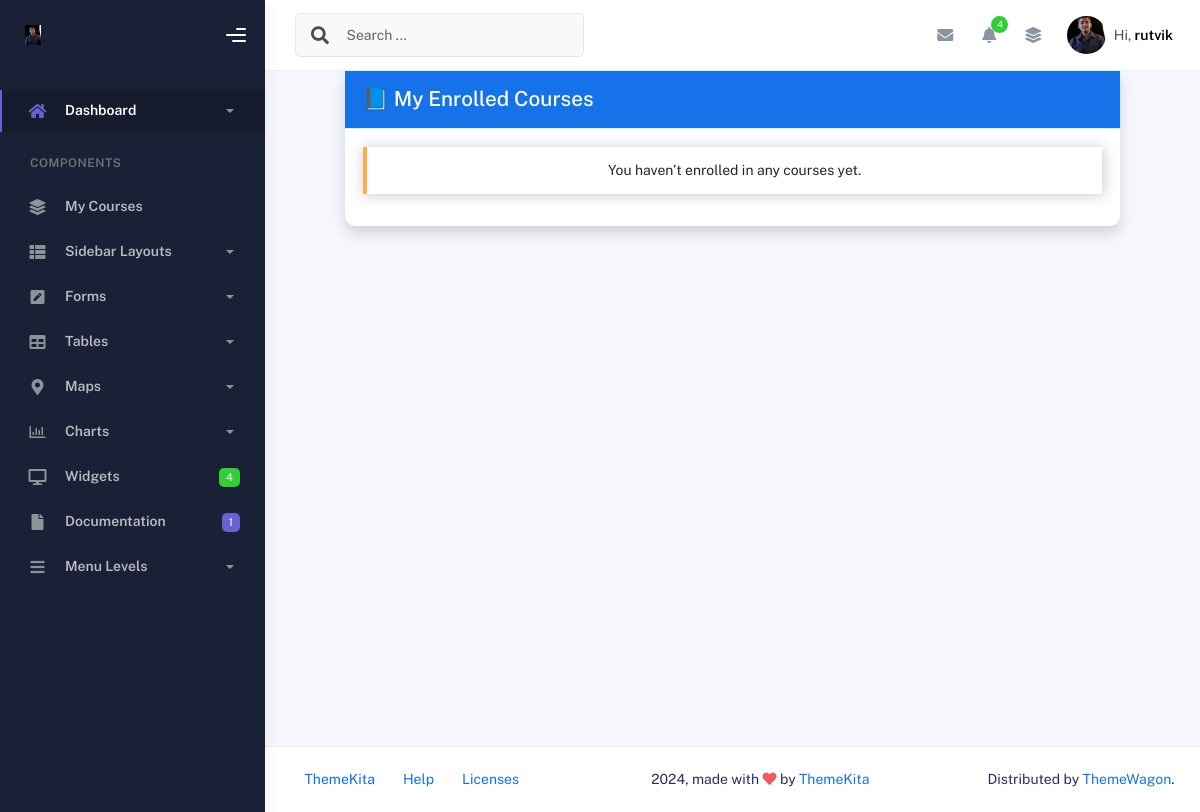
The app's page /student/student-course/ (signed in) with its own data.
### dashboard/models.py (models this page shows, shortened)
class User(AbstractUser):
    GENDER_CHOICES = [
        ('M', 'Male'),
        ('F', 'Female'),
        ('O', 'Other'),
    ]
    ROLE_CHOICES = [
        ('admin', 'Admin'),
        ('staff', 'Staff'),
        ('student', 'Student'),
    ]
    phone = models.CharField(max_length=15 ,blank=True,null=True)
    gender = models.CharField(max_length=1, choices=GENDER_CHOICES,blank=True,null=True)
    dob = models.DateField(verbose_name='Date of Birth', null=True, blank=True)
    profile_picture = models.ImageField(upload_to='students/', blank=True, null=True)
    role = models.CharField(max_length=10, choices=ROLE_CHOICES)
    enroll_number = models.CharField(max_length=20, unique=True, blank=True, null=True)
    objects = StudentUserManager()

### student_dashboard/views.py (the view)
# urls.py: path('student-course/', MyCoursesView.as_view(), name='student-course'),
class MyCoursesView(LoginRequiredMixin, ListView):
    model = BookedCourse
    template_name = 'student_dashboard/student_course.html'
    context_object_name = 'courses'
    def get_queryset(self):
        return BookedCourse.objects.select_related('course').filter(
            students=self.request.user
        ).order_by('-created_at')

### student_dashboard/templates/student_dashboard/student_course.html
{% extends 'student_dashboard/base.html' %}
{% load static %}
{% block content %}
<div class="container py-5">
  <div class="row justify-content-center">
    <div class="col-lg-10">
      <div class="card shadow border-0">
        <div class="card-header bg-primary text-white">
          <h4 class="mb-0">📘 My Enrolled Courses</h4>
        </div>
        <div class="card-body">
          {% if courses %}
            <div class="table-responsive">
              <table class="table table-striped align-middle">
                <thead class="table-light">
                  <tr>
                    <th>Course</th>
                    <th>Batch</th>
                    <th>Faculty</th>
                    <th>Booked On</th>
                    <th>Action</th>
                  </tr>
                </thead>
                <tbody>
                  {% for booking in courses %}
                    <tr>
                    <td><strong>{{ booking.course.name }}</strong></td>
                    <td>{{ booking.get_batch_display }}</td>
                    <td>{{ booking.staff.get_full_name|default:"Not Assigned" }}</td>
                    <td>{{ booking.created_at|date:"M d, Y - h:i A" }}</td>
                    <td>
                        {% if booking.course.pk %}
                        <a href="{% url 'student_course_details'  booking.pk %}" class="btn btn-sm btn-outline-primary">
                            Details
                        </a>
                        {% else %}
                        <span class="text-muted">No course assigned</span>
                        {% endif %}
                    </td>
                    </tr>
                    {% endfor %}
                </tbody>
              </table>
            </div>
          {% else %}
            <div class="alert alert-warning text-center" role="alert">
              You haven’t enrolled in any courses yet.
            </div>
          {% endif %}
        </div>
      </div>
    </div>
  </div>
</div>
{% endblock %}

### student_dashboard/templates/student_dashboard/sidebar.html (shortened to what this page needs)
{% load static %}
<div class="wrapper">
      <div class="sidebar" data-background-color="dark">
        <div class="sidebar-logo">
       <div class="logo-header" data-background-color="dark">
 <a href="{% url 'index' %}" class="logo">
  {% if request.user.is_authenticated and request.user.profile_picture %}
    <img src="{{ request.user.profile_picture.url }}" alt="navbar brand" class="navbar-brand" height="20" />
  {% else %}
    <img src="{% static 'dashboard/img/profile.jpg' %}" alt="navbar brand" class="navbar-brand" height="20" />
  {% endif %}
</a>
            <div class="nav-toggle">
              <button class="btn btn-toggle toggle-sidebar">
                <i class="gg-menu-right"></i>
              </button>
            </div>
          </div>
        </div>
        <div class="sidebar-wrapper scrollbar scrollbar-inner">
          <div class="sidebar-content">
            <ul class="nav nav-secondary">
              <li class="nav-item active">
                <a
                  data-bs-toggle="collapse"
                  href="#dashboard"
                  class="collapsed"
                  aria-expanded="false"
                >
                  <i class="fas fa-home"></i>
                  <p>Dashboard</p>
                  <span class="caret"></span>
                </a>
              </li>
              <li class="nav-section">
                <h4 class="text-section">Components</h4>
              </li>
              <li class="nav-item">
              <a href="{% url 'student-course' %}">
                <i class="fas fa-layer-group"></i>
                <p>My Courses</p>
              </a>
              </li>
              <li class="nav-item">
                <a data-bs-toggle="collapse" href="#sidebarLayouts">
                  <i class="fas fa-th-list"></i>
                  <p>Sidebar Layouts</p>
                  <span class="caret"></span>
                </a>
              </li>
              <li class="nav-item">
                <a data-bs-toggle="collapse" href="#forms">
                  <i class="fas fa-pen-square"></i>
                  <p>Forms</p>
                  <span class="caret"></span>
                </a>
              </li>
              <li class="nav-item">
                <a data-bs-toggle="collapse" href="#tables">
                  <i class="fas fa-table"></i>
                  <p>Tables</p>
                  <span class="caret"></span>
                </a>
              </li>
              <li class="nav-item">
                <a data-bs-toggle="collapse" href="#maps">
                  <i class="fas fa-map-marker-alt"></i>
                  <p>Maps</p>
                  <span class="caret"></span>
                </a>
              </li>
              <li class="nav-item">
                <a data-bs-toggle="collapse" href="#charts">
                  <i class="far fa-chart-bar"></i>
                  <p>Charts</p>
                  <span class="caret"></span>
                </a>
              </li>
              <li class="nav-item">
                <a href="widgets.html">
                  <i class="fas fa-desktop"></i>
                  <p>Widgets</p>
                  <span class="badge badge-success">4</span>
                </a>
              </li>
              <li class="nav-item">
                <a href="../../documentation/index.html">
                  <i class="fas fa-file"></i>
                  <p>Documentation</p>
                  <span class="badge badge-secondary">1</span>
                </a>
              </li>
              <li class="nav-item">
                <a data-bs-toggle="collapse" href="#submenu">
                  <i class="fas fa-bars"></i>
                  <p>Menu Levels</p>
                  <span class="caret"></span>
                </a>
              </li>
            </ul>
          </div>
        </div>
      </div>
      <div class="main-panel">
        <div class="main-header">
          <nav
            class="navbar navbar-header navbar-header-transparent navbar-expand-lg border-bottom"
          >
            <div class="container-fluid">
              <nav
                class="navbar navbar-header-left navbar-expand-lg navbar-form nav-search p-0 d-none d-lg-flex"
              >
                <div class="input-group">
                  <div class="input-group-prepend">
                    <button type="submit" class="btn btn-search pe-1">
                      <i class="fa fa-search search-icon"></i>
                    </button>
                  </div>
                  <input
                    type="text"
                    placeholder="Search ..."
                    class="form-control"
                  />
                </div>
              </nav>
              <ul class="navbar-nav topbar-nav ms-md-auto align-items-center">
                <li class="nav-item topbar-icon dropdown hidden-caret">
                  <a
                    class="nav-link dropdown-toggle"
                    href="#"
                    id="messageDropdown"
                    role="button"
                    data-bs-toggle="dropdown"
                    aria-haspopup="true"
                    aria-expanded="false"
                  >
                    <i class="fa fa-envelope"></i>
                  </a>
                </li>
                <li class="nav-item topbar-icon dropdown hidden-caret">
                  <a
                    class="nav-link dropdown-toggle"
                    href="#"
                    id="notifDropdown"
                    role="button"
                    data-bs-toggle="dropdown"
                    aria-haspopup="true"
                    aria-expanded="false"
                  >
                    <i class="fa fa-bell"></i>
                    <span class="notification">4</span>
                  </a>
                </li>
                <li class="nav-item topbar-icon dropdown hidden-caret">
                  <a
                    class="nav-link"
                    data-bs-toggle="dropdown"
                    href="#"
                    aria-expanded="false"
                  >
                    <i class="fas fa-layer-group"></i>
                  </a>
                </li>
                <li class="nav-item topbar-user dropdown hidden-caret">
                  <a
                    class="dropdown-toggle profile-pic"
                    data-bs-toggle="dropdown"
                    href="#"
                    aria-expanded="false"
                  >
                    <div class="avatar-sm">
                    {% if request.user.is_authenticated and request.user.profile_picture %}
                      <img
                        src="{{ request.user.profile_picture.url }}"
                        alt="..."
                        class="avatar-img rounded-circle"
                      />
                    {% else %}
                      <img
                        src="{% static 'dashboard/img/profile.jpg' %}"
                        alt="..."
                        class="avatar-img rounded-circle"
                      />
                    {% endif %}
                  </div>
                    <span class="profile-username">
                      <span class="op-7">Hi,</span>
                      <span class="fw-bold">{{ request.user.username }}</span>
                    </span>
                  </a>
                </li>
              </ul>
            </div>
          </nav>
        </div>

### records on screen
User: user.profile_picture (picture), user.username "rutvik"
